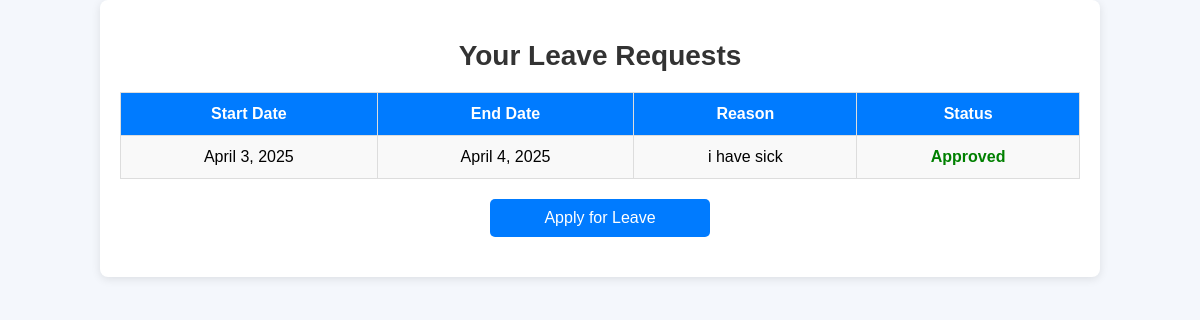
Page /Student_leave_list/ (signed in) on the committed database.
### app1/models.py (models this page shows, shortened)
class Leave(models.Model):
    student = models.ForeignKey(Student, on_delete=models.CASCADE, related_name="leaves")
    start_date = models.DateField(help_text="Leave start date")
    end_date = models.DateField(help_text="Leave end date")
    reason = models.TextField(help_text="Reason for the leave", blank=True, null=True)
    approved = models.BooleanField(default=False, help_text="Whether the leave has been approved")

### app1/views.py (the view)
# urls.py: path('Student_leave_list/', views.Student_leave_list, name='Student_leave_list'),
@login_required
def Student_leave_list(request):
    student_profile = Student.objects.get(user=request.user)
    student_leaves = Leave.objects.filter(student=student_profile)
    return render(request, 'student/leave_list.html', {'student_leaves': student_leaves})

### templates/student/leave_list.html (shortened to what this page needs)
<!DOCTYPE html>
<html lang="en">
<head>
</head>
<body>
<div class="container">
    <h2>Your Leave Requests</h2>
    <table>
        <thead>
            <tr>
                <th>Start Date</th>
                <th>End Date</th>
                <th>Reason</th>
                <th>Status</th>
            </tr>
        </thead>
        <tbody>
            {% for leave in student_leaves %}
                <tr>
                    <td>{{ leave.start_date }}</td>
                    <td>{{ leave.end_date }}</td>
                    <td>{{ leave.reason }}</td>
                    <td>
                        {% if leave.approved %}
                            <span class="status-approved">Approved</span>
                        {% else %}
                            <span class="status-pending">Pending</span>
                        {% endif %}
                    </td>
                </tr>
            {% empty %}
                <tr>
                    <td colspan="4">No leave records found.</td>
                </tr>
            {% endfor %}
        </tbody>
    </table>
    <a href="{% url 'apply_leave' %}" class="apply-button">Apply for Leave</a>
</div>
</body>
</html>

### templates/student/leave_list.html (style rules this page uses)
body { font-family: Arial, sans-serif; margin: 0; padding: 0; background-color: #f4f7fc; }
h2 { text-align: center; margin: 20px; font-size: 28px; color: #333; }
.container { width: 80%; margin: 0 auto; padding: 20px; background-color: #fff; border-radius: 8px; box-shadow: 0 2px 10px rgba(0, 0, 0, 0.1); }
table { width: 100%; border-collapse: collapse; margin-bottom: 20px; }
table th, table td { padding: 12px; text-align: center; border: 1px solid #ddd; }
table th { background-color: #007bff; color: white; }
table td { background-color: #f9f9f9; }
.status-approved { color: green; font-weight: bold; }
.apply-button { display: block; width: 200px; margin: 20px auto; text-align: center; padding: 10px; background-color: #007bff; color: white; text-decoration: none; border-radius: 5px; }

### rows in the picture
Leave: start_date "April 3, 2025", end_date "April 4, 2025", reason "i have sick", approved "Approved"
